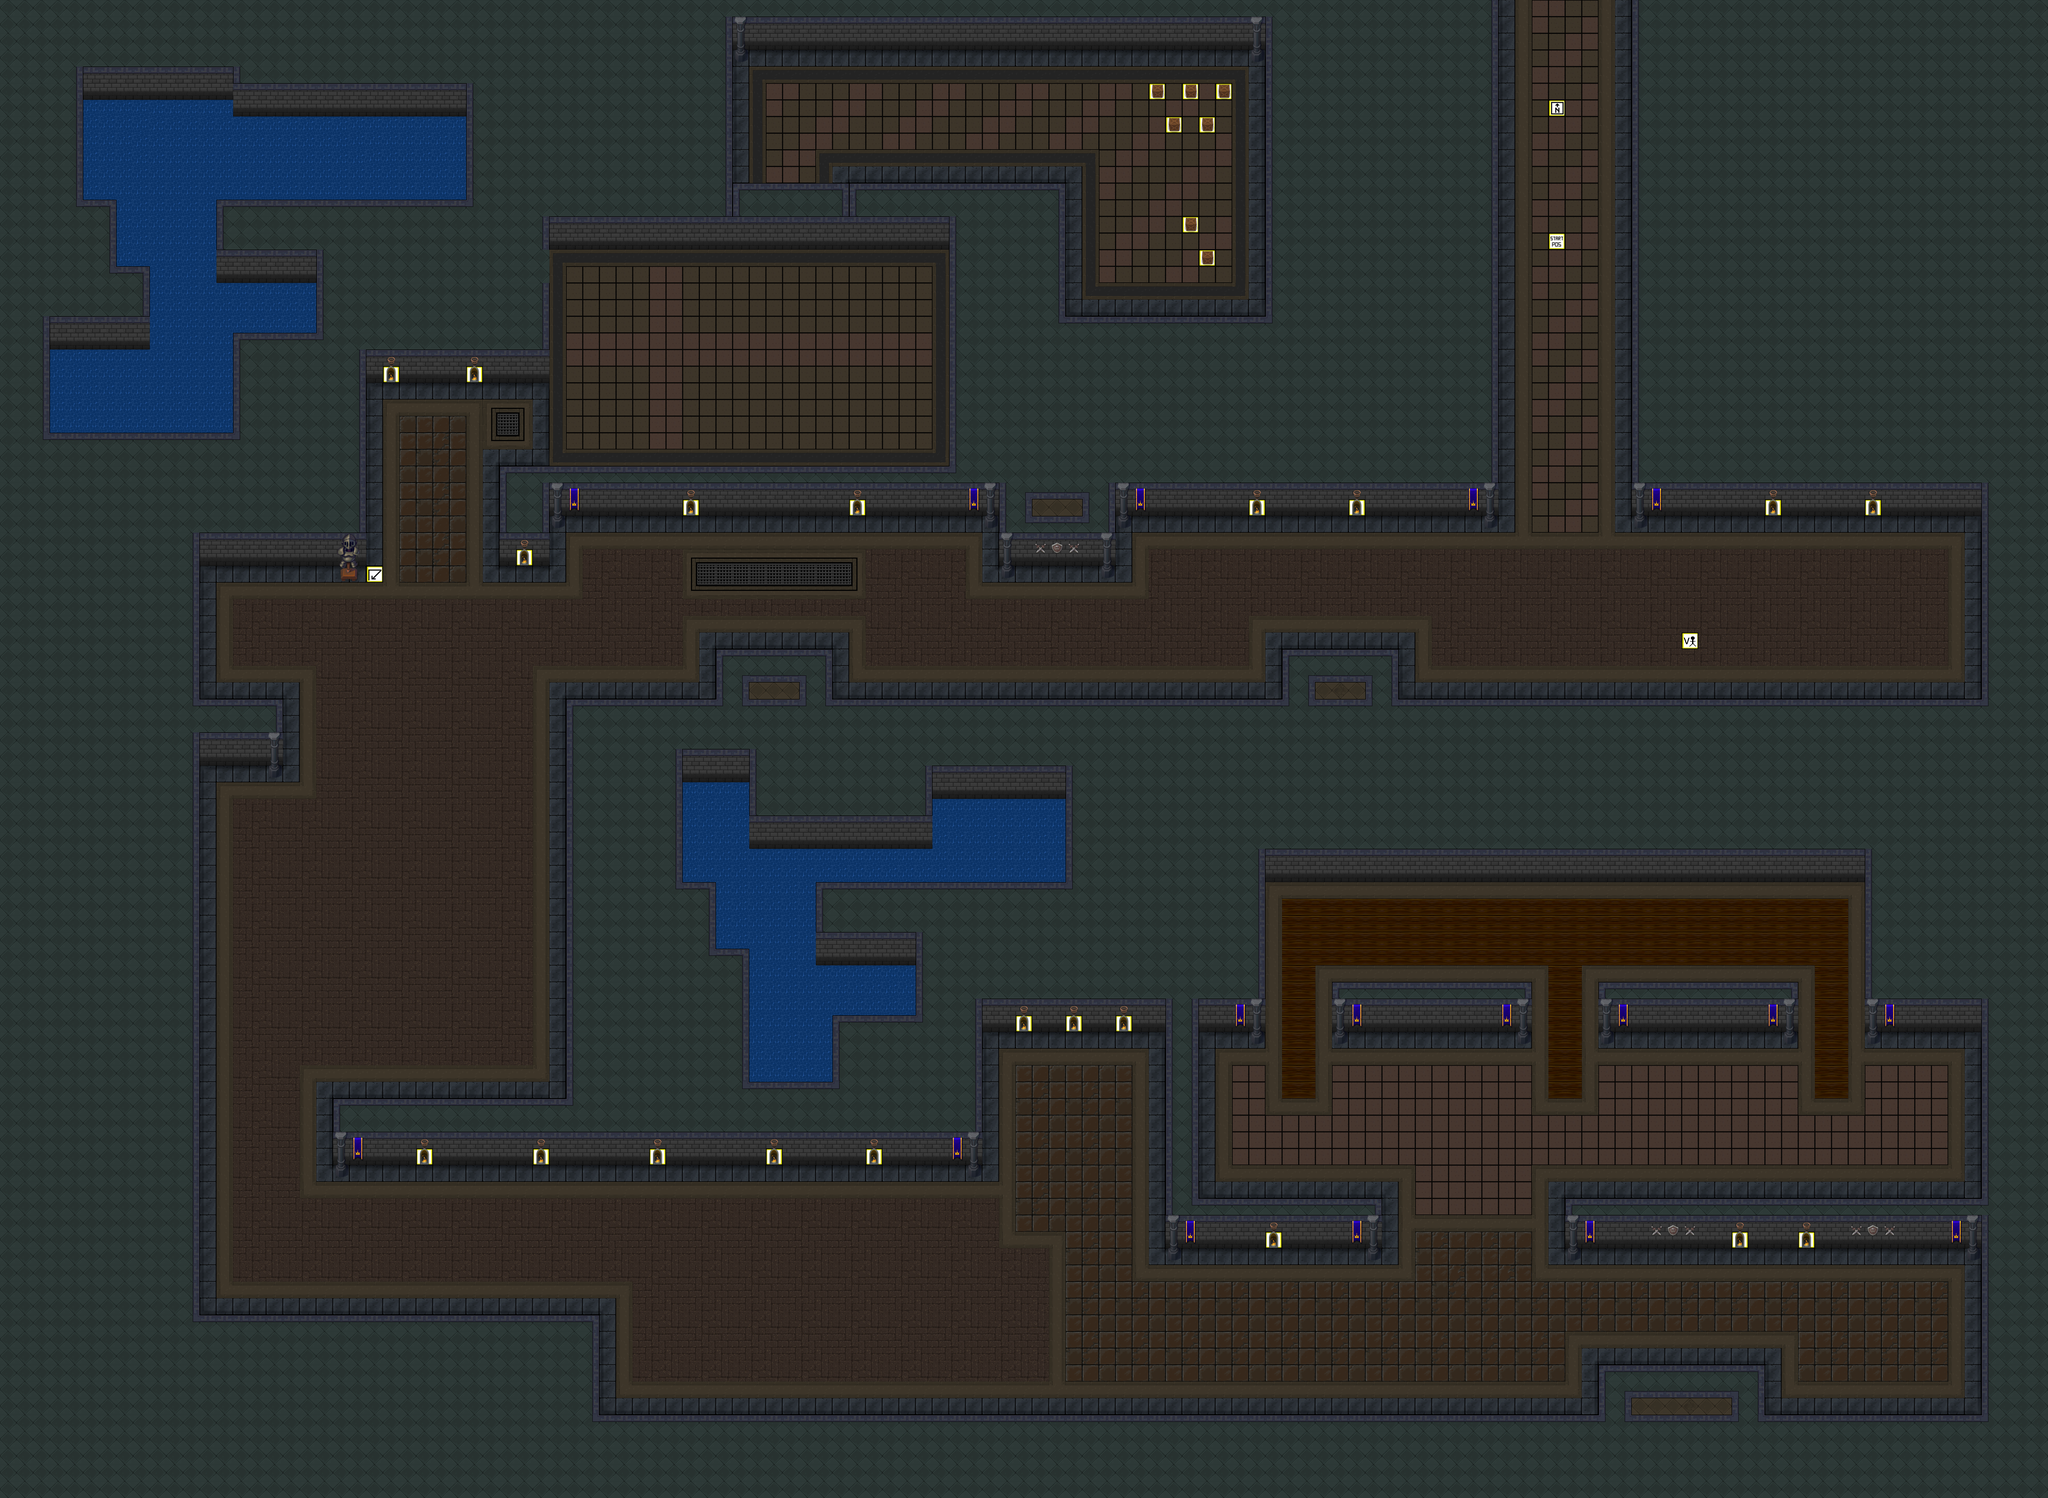

This is a level from a 2D game, rendered from its Tiled map with the project's own tilesets. A one-line summary and the map file follow, with tile-layer data summarised:
An orthogonal 123x90 tile map with 64x64 px tiles, 3 tile layers (game tiles, extra game tiles, marker tiles), 2 tilesets and 32 objects (32x Collision).

<map version="1.2" tiledversion="1.3.4" orientation="orthogonal" renderorder="left-up" compressionlevel="0" width="123" height="90" tilewidth="64" tileheight="64" infinite="0" nextlayerid="75" nextobjectid="1019">
 <tileset firstgid="1" name="marker_tiles" tilewidth="64" tileheight="64" tilecount="100" columns="10">
  <image source="marker_tiles.png" width="640" height="640" />
 </tileset>
 <tileset firstgid="101" name="tileset2" tilewidth="64" tileheight="64" tilecount="616" columns="22">
  <image source="tileset2.png" width="1408" height="1792" />
 </tileset>
 <layer id="69" name="game tiles" width="123" height="90">
  <data>[11070 cells, 11070 non-empty, 76 distinct tile ids]</data>
 </layer>
 <layer id="70" name="extra game tiles" width="123" height="90">
  <data>[11070 cells, 200 non-empty, 27 distinct tile ids]</data>
 </layer>
 <layer id="68" name="marker tiles" width="123" height="90">
  <data>[11070 cells, 23 non-empty, 4 distinct tile ids]</data>
 </layer>
 <objectgroup color="#ffaa00" id="65" name="collision" visible="0">
  <object id="941" name="Wall" type="Collision" x="0" y="5056" width="2304" height="704" />
  <object id="942" name="Wall" type="Collision" x="2304" y="5440" width="5312" height="320" />
  <object id="943" name="Wall" type="Collision" x="6144" y="5248" width="640" height="192" />
  <object id="945" name="Wall" type="Collision" x="0" y="0" width="2112" height="1408" />
  <object id="946" name="Wall" type="Collision" x="3648" y="1216" width="2112" height="704" />
  <object id="947" name="Wall" type="Collision" x="6272" y="0" width="1600" height="1920" />
  <object id="948" name="Wall" type="Collision" x="2176" y="2688" width="1600" height="1728" />
  <object id="949" name="Wall" type="Collision" x="3776" y="2688" width="1088" height="1216" />
  <object id="950" name="Wall" type="Collision" x="4864" y="2688" width="2304" height="640" />
  <object id="951" name="Wall" type="Collision" x="5120" y="3776" width="768" height="128" />
  <object id="953" name="Wall" type="Collision" x="6144" y="3776" width="768" height="128" />
  <object id="955" name="Wall" type="Collision" x="7168" y="2688" width="704" height="1216" />
  <object id="956" name="Wall" type="Collision" x="7616" y="1920" width="256" height="768" />
  <object id="958" name="Wall" type="Collision" x="7616" y="3904" width="256" height="1856" />
  <object id="959" name="Wall" type="Collision" x="6016" y="4608" width="1600" height="128" />
  <object id="960" name="Wall" type="Collision" x="4480" y="4608" width="832" height="128" />
  <object id="961" name="Wall" type="Collision" x="4480" y="3904" width="128" height="704" />
  <object id="962" name="Wall" type="Collision" x="0" y="1408" width="1408" height="704" />
  <object id="981" name="Wall" type="Collision" x="4928" y="2496" width="448" height="192" />
  <object id="982" name="Wall" type="Collision" x="2752" y="2496" width="448" height="192" />
  <object id="983" name="Wall" type="Collision" x="3840" y="1920" width="448" height="192" />
  <object id="985" name="Wall" type="Collision" x="0" y="2112" width="768" height="2944" />
  <object id="989" name="Wall" type="Collision" x="768" y="2688" width="320" height="192" />
  <object id="990" name="Wall" type="Collision" x="1280" y="4224" width="896" height="192" />
  <object id="994" name="Wall" type="Collision" x="1920" y="1792" width="192" height="320" />
  <object id="1001" name="Wall" type="Collision" x="2112" y="1792" width="1536" height="128" />
  <object id="1002" name="Wall" type="Collision" x="2112" y="0" width="704" height="896" />
  <object id="1014" name="Wall" type="Collision" x="2816" y="0" width="2048" height="128" />
  <object id="1015" name="Wall" type="Collision" x="3648" y="896" width="448" height="320" />
  <object id="1016" name="Wall" type="Collision" x="2816" y="704" width="448" height="192" />
  <object id="1017" name="Wall" type="Collision" x="3264" y="704" width="832" height="192" />
  <object id="1018" name="Wall" type="Collision" x="4864" y="0" width="896" height="1216" />
 </objectgroup>
</map>
